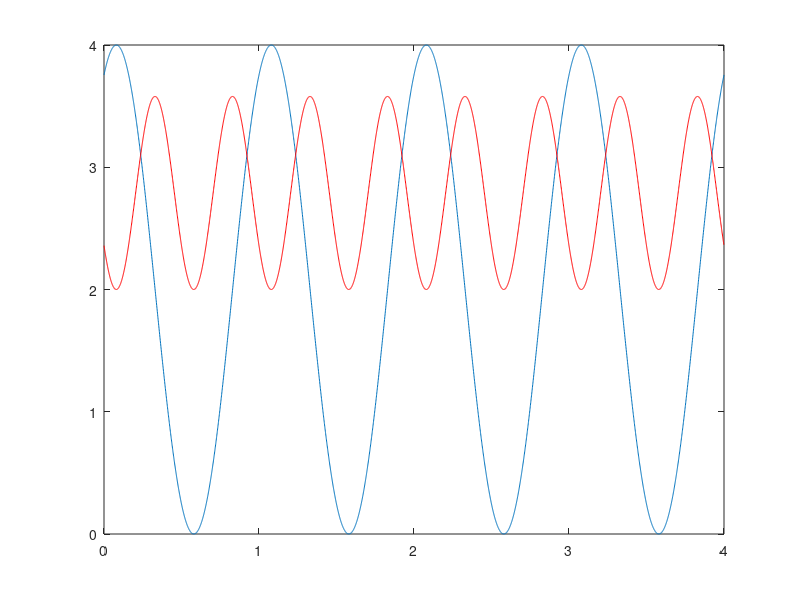
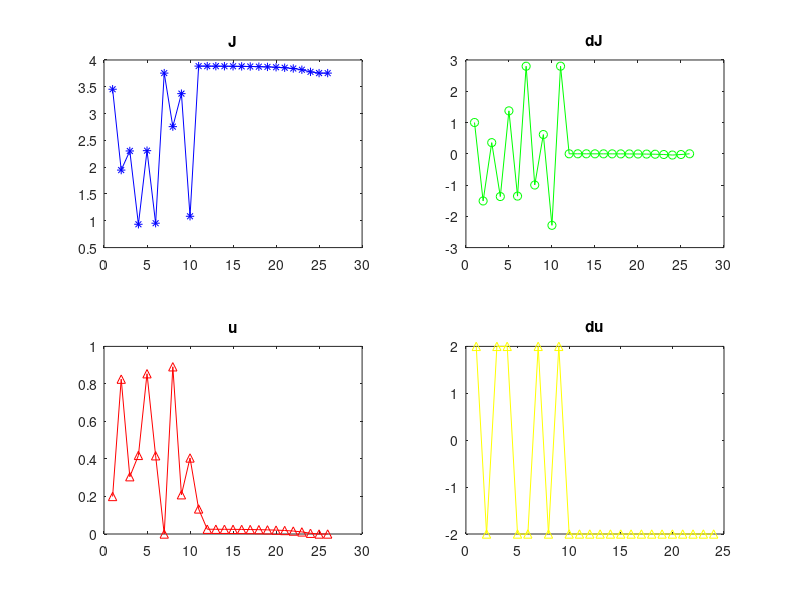

These charts were generated, in order, by the following MATLAB code:
clc
clear all % focused gaussian beam calculator

r=2000;
S=16;%16*4;
MM=16;
GG =0.5;

M=512; %256
L1=M*15e-6; %3.84e-3; 
dx1=L1/M;
x1=-L1/2:dx1:L1/2-dx1; 
y1=x1;
lambda=1.064e-6;
k=2*pi/lambda; 
w=dx1*(160/2);

figure(1); test_x=[0:0.001:4]; test_y=abs(exp(-1i*test_x*(2*pi))+exp(-1i*GG)).^2; plot(test_x, test_y);
hold on; for (ij = 1:size(test_x,2)-1) test_dy(ij)=(test_y(ij+1)-test_y(ij)); test_dy(ij)= test_dy(ij).*test_dy(ij); test_dx(ij) = test_x(ij); end; plot(test_dx, test_dy*10000+2, 'r'); hold off;

%%

bu = 0.2*(2*pi);
au = rand()*(2*pi);

u5 = exp(-1i*GG)+exp(-1i*bu);
ausave(1,1) = bu;
 
I5=(abs(u5).^2);

J(1,1) = I5;
% J(1,1) = J1(1,1)/JJ(1,1);
W(1,1)= 1;
D(1,1)= 1;
MU(1,1)=max(max(angle(bu)));
MaxI(1,1)=max(max((abs(I5).^2)));
MinI(1,1)=min(min((abs(I5).^2)));
diffUsave(:,:,1) = abs(au-bu);

for ii = 1:r
    
    u0 = exp(-1i*au)+exp(-1i*GG);
    Intensity = abs(u0).^2;
    ausave(1,ii+1) = au;
    
    J(1,ii+1) = Intensity;
    
%     J(1,ii+1) = J1(1,ii+1)/JJ(1,ii+1);
    W(1,ii+1)=((J(1,ii+1) - J(1,ii)));% /mean(J)
    weight=(W(1,ii+1)); %->multithread 1/Jratio(1,ii+1)
    BB=(au-bu);
    BB = BB/abs(BB) *2;
    dusave(1,ii) = BB;
%     diffUsave = (au-bu)./weight;
%     diffU = (diffUsave);
%     diffU(isnan(diffU)) = 0;
%     diffUsave(isnan(diffUsave(:,:,ii+1)),ii+1) = 0;
    
%     if sum(sum(BB))<=0.01
%         break
%     end
    WM = (weight.*(BB)); %.*perturb.*rand([MM,MM])
%     diffU = (diffUsave(:,:,ii)-diffUsave(:,:,ii+1))/sign(W(1,ii)-W(1,ii+1));%
%     diffU = (diffUsave(:,:,ii+1))/sign(W(1,ii+1));
%     WM = weight.*(diffU);
%     WM = (weight.*diffUsave(:,:,ii+1)); %.*rand([MM,MM])
%     if (ii == 1)
%         WM = rand([MM,MM]).*(2*pi);
%     end
    WM = rem((WM), (2*pi));   %.*(binornd(ones(16,16),ones(16,16)./2)-0.5).*(4*pi)
%     WM = WM./(max(max(WM))/(2*pi));
    D(1,ii+1) = sum(sum(WM))/sum(sum(au))+1;
    value(1,ii+1)=Intensity;
    bu = au;
%     bu = rem(bu, (2*pi));
%     aum = (au + weight);%2
    au = (au - WM);%2
    au = rem(au, (2*pi));
%     au = (au+(au.*weight))/2;%2
%     MU(1,ii+1)=max(max(au))/(2*pi);
%     au = au./ MU(1,ii+1);
    if (min(min(au))<0)
        au = au - min(min(au));
    end
%     au = exp(-i./(MU(1,ii+1))*(au));%2 
%     au = au - min(min(au));
%     if rem(ii,30) == 0
%         au=au+((rand([MM,MM])-0.5)*(2*pi));%| MU(1,ii+1) == 0 30
%     end
    if W(1,ii+1) == 0 %& half == 0
        break
    end
%     if J(1,i+1) == inf | D(1,i+1) == inf
%         break
%     end
    
end

I3=(abs(u0).^2);

% % figure(8)                                                                                         % rescaled figure of J, delta J, change amount of au, cycle of au
% subplot(4,4,11);
% hold off
% plot(rescale(J),'b*-');                                                                             % cacluated J value during iterration
% hold on
% plot(rescale(W),'go-');                                                                             % improvement of output during iterration
% plot(rescale(D),'r^-');                                                                             % expectation of improvement of au
% plot(rescale(MU),'y^-');                                                                            % au's cycle count
% title('J'); 
% legend('J','del J','u diff','u max');%
% hold off

% figure(10) 
% subplot(4,4,14);
% hold off
% plot((J),'b*-'); 
% hold on
% plot((W),'go-'); 
% % plot(rescale(D),'r^-'); 
% % plot(rescale(MU),'y^-'); 
% title('J'); 
% legend('J','del J','u diff','u max');%
% hold off

figure(2) 
subplot(2,2,1);
plot(J,'b*-'); 
title('J'); 
subplot(2,2,2);
plot(W,'go-'); 
title('dJ'); 
subplot(2,2,3);
plot(ausave./(2*pi),'r^-');
title('u'); 
subplot(2,2,4);
plot(dusave,'y^-'); 
title('du'); 